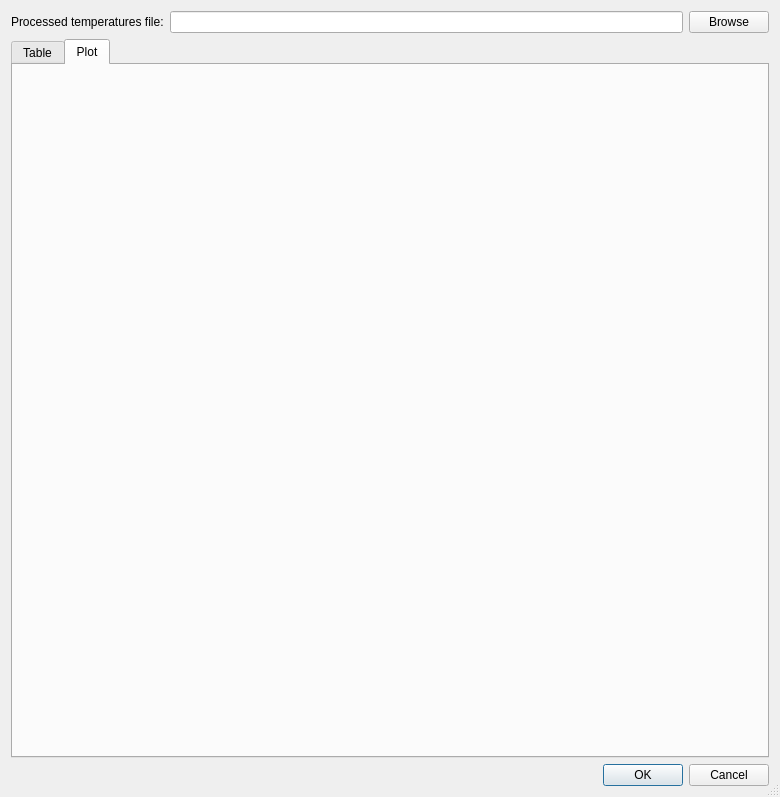
<?xml version="1.0" encoding="UTF-8"?>
<ui version="4.0">
 <class>TemperatureViewer</class>
 <widget class="QDialog" name="TemperatureViewer">
  <property name="geometry">
   <rect>
    <x>0</x>
    <y>0</y>
    <width>780</width>
    <height>797</height>
   </rect>
  </property>
  <property name="windowTitle">
   <string>Temperatures Viewer</string>
  </property>
  <property name="sizeGripEnabled">
   <bool>true</bool>
  </property>
  <layout class="QVBoxLayout" name="verticalLayout">
   <item>
    <layout class="QHBoxLayout" name="horizontalLayout">
     <item>
      <widget class="QLabel" name="label">
       <property name="text">
        <string>Processed temperatures file:</string>
       </property>
      </widget>
     </item>
     <item>
      <widget class="QLineEdit" name="lineEditTempFile"/>
     </item>
     <item>
      <widget class="QPushButton" name="pushButtonBrowseTemp">
       <property name="enabled">
        <bool>true</bool>
       </property>
       <property name="text">
        <string>Browse</string>
       </property>
      </widget>
     </item>
    </layout>
   </item>
   <item>
    <widget class="QTabWidget" name="tabWidget">
     <property name="currentIndex">
      <number>1</number>
     </property>
     <widget class="QWidget" name="tabTable">
      <attribute name="title">
       <string>Table</string>
      </attribute>
      <layout class="QVBoxLayout" name="verticalLayout_4">
       <item>
        <widget class="QTableView" name="tableView"/>
       </item>
      </layout>
     </widget>
     <widget class="QWidget" name="tabPlot">
      <attribute name="title">
       <string>Plot</string>
      </attribute>
      <layout class="QVBoxLayout" name="verticalLayout_2"/>
     </widget>
    </widget>
   </item>
   <item>
    <widget class="QDialogButtonBox" name="buttonBox">
     <property name="orientation">
      <enum>Qt::Horizontal</enum>
     </property>
     <property name="standardButtons">
      <set>QDialogButtonBox::Cancel|QDialogButtonBox::Ok</set>
     </property>
    </widget>
   </item>
  </layout>
 </widget>
 <resources/>
 <connections>
  <connection>
   <sender>buttonBox</sender>
   <signal>accepted()</signal>
   <receiver>TemperatureViewer</receiver>
   <slot>accept()</slot>
   <hints>
    <hint type="sourcelabel">
     <x>248</x>
     <y>254</y>
    </hint>
    <hint type="destinationlabel">
     <x>157</x>
     <y>274</y>
    </hint>
   </hints>
  </connection>
  <connection>
   <sender>buttonBox</sender>
   <signal>rejected()</signal>
   <receiver>TemperatureViewer</receiver>
   <slot>reject()</slot>
   <hints>
    <hint type="sourcelabel">
     <x>316</x>
     <y>260</y>
    </hint>
    <hint type="destinationlabel">
     <x>286</x>
     <y>274</y>
    </hint>
   </hints>
  </connection>
 </connections>
</ui>
